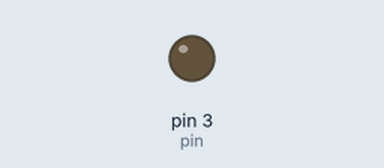
The sketch below on a simulated Arduino Uno, built with avr-gcc and run on an emulated ATmega328P. Shown: output pins drawn as LEDs (lit = HIGH).

Above: at 0.05 s.
At 1.3 s:
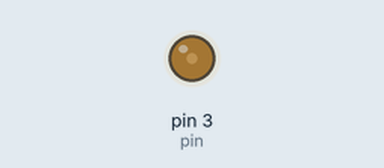
At 2.55 s:
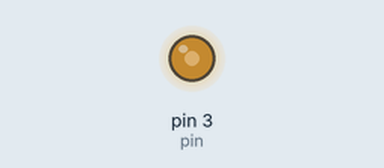
At 5.1 s:
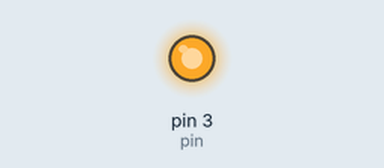
Timing chart, 0 to 6.6 s (numbered marks = the images above):
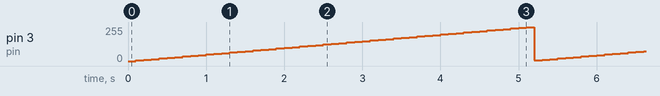

Measured:
- by itself, pin 3 (pin): ramps from 0/255 to 255/255 and jumps back, once every 5.1 s

The sketch:

analog_led.ino
```cpp
int pin = 3;
int brightness = 0;

void setup() {
  // put your setup code here, to run once:
  pinMode(pin, OUTPUT);
}

void loop() {
  // put your main code here, to run repeatedly:
  analogWrite(pin,brightness);
  brightness = brightness+5;
  delay(100);
}
```
